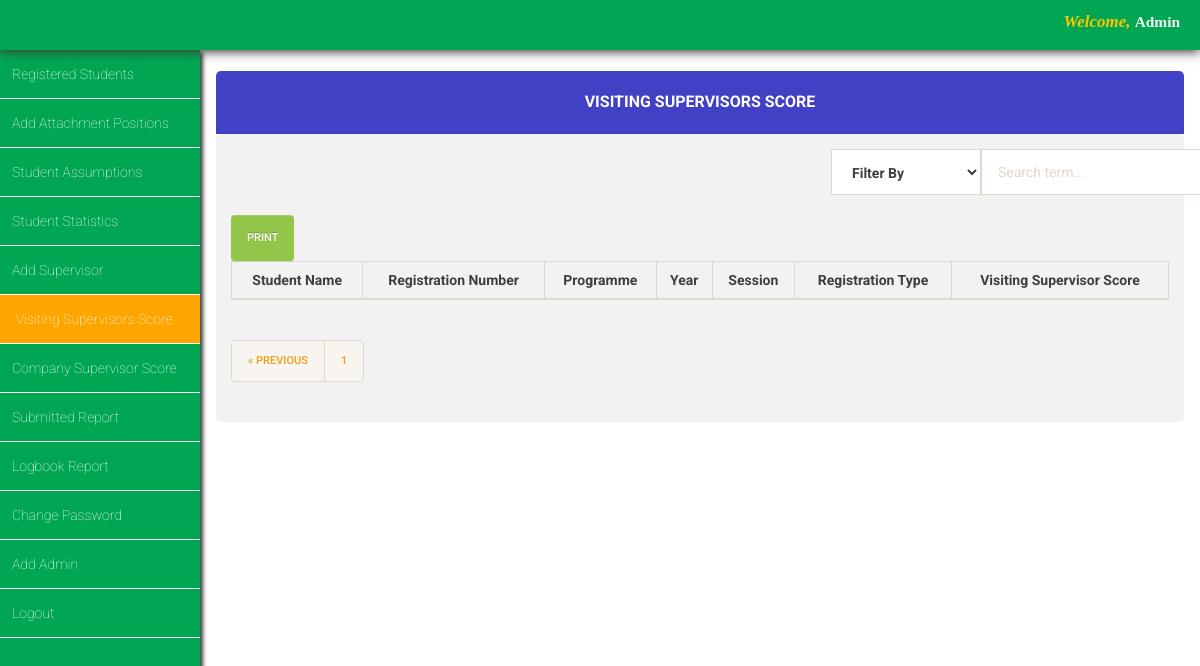
The app's page /iasms/admin/visiting_score/visiting_supervisors_score.php?page=2, older data.
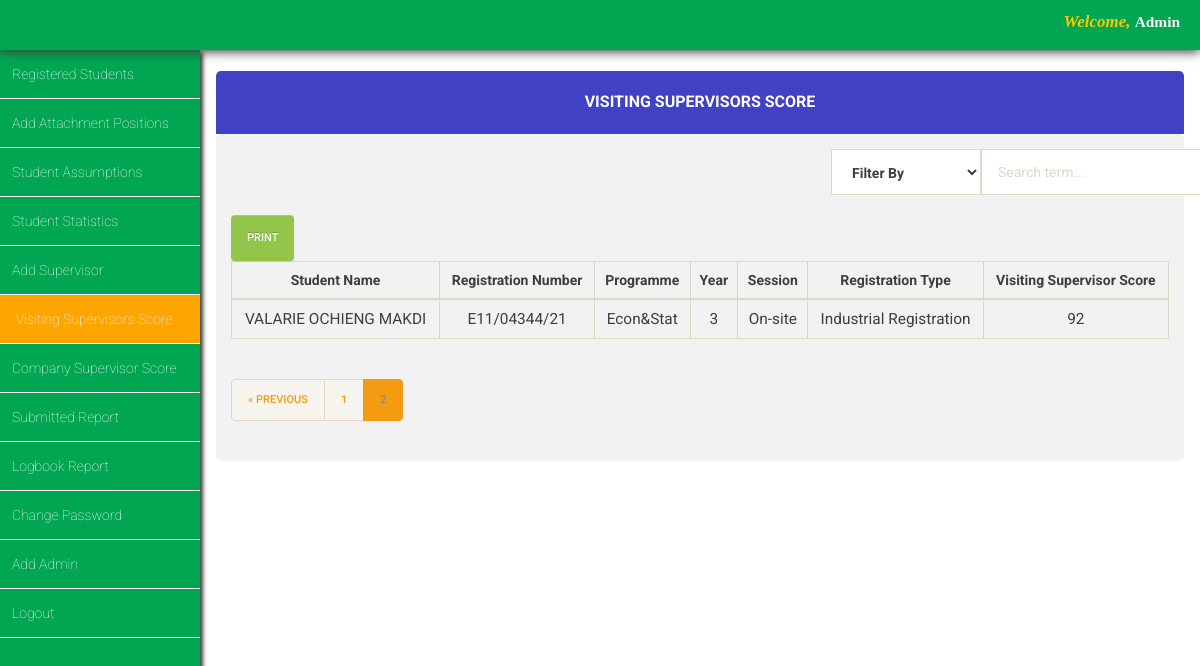
The same page, newer data.
### tables this page shows
CREATE TABLE `industrial_registration` (
  `id` int(11) NOT NULL,
  `first_name` varchar(255) NOT NULL,
  `last_name` varchar(255) NOT NULL,
  `other_name` varchar(200) NOT NULL,
  `level` varchar(200) NOT NULL,
  `programme` varchar(200) NOT NULL,
  `session` varchar(200) NOT NULL,
  `faculty` varchar(100) NOT NULL,
  `date` timestamp NOT NULL DEFAULT current_timestamp(),
  `index_number` varchar(255) NOT NULL,
  `company_supervisor_grade` int(11) NOT NULL,
  `visiting_supervisor_grade` int(11) NOT NULL,
  `company_supervisor_name` varchar(100) NOT NULL DEFAULT 'unassigned',
  `visiting_supervisor_name` varchar(100) NOT NULL DEFAULT 'unassigned',
  `company_supervisor_contact` varchar(11) NOT NULL,
  `visiting_supervisor_contact` varchar(11) NOT NULL,
  `attachment_region` varchar(100) NOT NULL DEFAULT 'unassigned'
);

### iasms/admin/visiting_score/visiting_supervisors_score.php (the view, shortened to what the changed rows need)
<?php
include '../../database_connection/database_connection.php';
$records_per_page =2;
$page = isset($_GET['page']) && is_numeric($_GET['page']) ? $_GET['page'] : 1;
$start_from = ($page - 1) * $records_per_page;
$mysql_query_1 = "SELECT * FROM internal_registration";
$mysql_query_2 = "SELECT * FROM industrial_registration";
$mysql_query_1 .= " LIMIT $start_from, $records_per_page";
$mysql_query_2 .= " LIMIT $start_from, $records_per_page";
$total_query_1 = "SELECT COUNT(*) FROM internal_registration" . (strpos($mysql_query_1, 'WHERE') ? strstr($mysql_query_1, 'WHERE', true) : '');
$total_query_2 = "SELECT COUNT(*) FROM industrial_registration" . (strpos($mysql_query_2, 'WHERE') ? strstr($mysql_query_2, 'WHERE', true) : '');
$total_result_1 = mysqli_query($conn, $total_query_1);
$total_result_2 = mysqli_query($conn, $total_query_2);
$total_rows_1 = mysqli_fetch_array($total_result_1)[0];
$total_rows_2 = mysqli_fetch_array($total_result_2)[0];
$total_rows = $total_rows_1 + $total_rows_2;
$total_pages = ceil($total_rows / $records_per_page);
?>
<!DOCTYPE html>
<html lang="en" class="bg-pink">
<head>
  <link rel="stylesheet" href="../../css/bootstrap-theme.min.css" />
  <link rel="stylesheet" href="../../css/bootstrap.min.css" />
  <link rel="stylesheet" href="../../css/main_page_style.css" />
  <link rel="stylesheet" href="visiting_supervisors_score.css" />
</head>
<body>
  <div id="main_content">
    <div class="container-fluid">
      <div class="panel">
        <div class="panel-heading phead">
          <h2 class="panel-title ptitle">Visiting Supervisors Score</h2>
        </div>
        <div class="panel-body pbody">
          <br>
          <div id="print-section">
            <table class="table table-bordered table-hover">
              <thead>
                <tr>
                  <th style="text-align:center">Student Name</th>
                  <th style="text-align:center">Registration Number</th>
                  <th style="text-align:center">Programme</th>
                  <th style="text-align:center">Year</th>
                  <th style="text-align:center">Session</th>
                  <th style="text-align:center">Registration Type</th>
                  <th style="text-align:center">Visiting Supervisor Score</th>
                </tr>
              </thead>
              <tbody>
                <?php
                $execute_result_query_2 = mysqli_query($conn, $mysql_query_2);
                while ($row_set_2 = mysqli_fetch_array($execute_result_query_2)) {
                  echo "<tr style='text-align:center;font-size:1.1em'>";
                  echo "<td>" . $row_set_2["first_name"] . " " . $row_set_2["last_name"] . "</td>";
                  echo "<td>" . $row_set_2["index_number"] . "</td>";
                  echo "<td>" . $row_set_2["programme"] . "</td>";
                  echo "<td>" . $row_set_2["level"] . "</td>";
                  echo "<td>" . $row_set_2["session"] . "</td>";
                  echo "<td>Industrial Registration</td>";
                  echo "<td>" . $row_set_2["visiting_supervisor_grade"] . "</td>";
                  echo "</tr>";
                }
                ?>
              </tbody>
            </table>
          </div>
          <nav aria-label="Page navigation">
            <ul class="pagination">
              <?php for ($i = 1; $i <= $total_pages; $i++): ?>
              <li class="page-item <?php echo $i == $page ? 'active' : ''; ?>">
                <a class="page-link" href="?page=<?php echo $i; ?>"><?php echo $i; ?></a>
              </li>
              <?php endfor; ?>
            </ul>
          </nav>
        </div>
      </div>
    </div>
  </div>
</body>
</html>

Row changes from the older to the newer data that the page shows:
added industrial_registration: first_name "VALARIE OCHIENG", last_name "MAKDI", index_number "E11/04344/21", programme "Econ&Stat", level "3", session "On-site", visiting_supervisor_grade "92"
Text that changed along with them:
new list line: "2"
